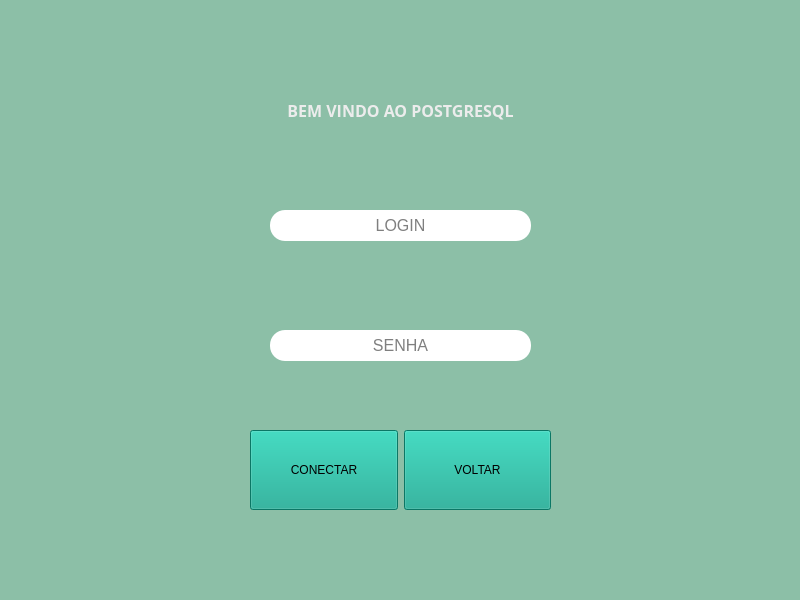
<?xml version="1.0" encoding="UTF-8"?>
<ui version="4.0">
 <class>LOGIN</class>
 <widget class="QMainWindow" name="LOGIN">
  <property name="geometry">
   <rect>
    <x>0</x>
    <y>0</y>
    <width>800</width>
    <height>600</height>
   </rect>
  </property>
  <property name="windowTitle">
   <string>MainWindow</string>
  </property>
  <property name="styleSheet">
   <string notr="true">background-color:rgb(140, 191, 167)</string>
  </property>
  <widget class="QWidget" name="centralwidget">
   <widget class="QLabel" name="label">
    <property name="geometry">
     <rect>
      <x>180</x>
      <y>200</y>
      <width>81</width>
      <height>51</height>
     </rect>
    </property>
    <property name="styleSheet">
     <string notr="true"/>
    </property>
    <property name="text">
     <string/>
    </property>
    <property name="pixmap">
     <pixmap>imagens/do-utilizador (2).png</pixmap>
    </property>
    <property name="alignment">
     <set>Qt::AlignCenter</set>
    </property>
   </widget>
   <widget class="QLineEdit" name="lineEdit">
    <property name="geometry">
     <rect>
      <x>270</x>
      <y>210</y>
      <width>261</width>
      <height>31</height>
     </rect>
    </property>
    <property name="font">
     <font>
      <pointsize>12</pointsize>
     </font>
    </property>
    <property name="styleSheet">
     <string notr="true">background-color: rgb(255, 170, 0);
border-color: qlineargradient(spread:pad, x1:0, y1:0, x2:1, y2:0, stop:0 rgba(0, 0, 0, 255), stop:1 rgba(255, 255, 255, 255));
border-color: rgb(0, 0, 0);
border-radius:15px;
background-color: rgb(255, 255, 255);
border-color: qlineargradient(spread:pad, x1:0, y1:0, x2:1, y2:0, stop:0 rgba(0, 0, 0, 255), stop:1 rgba(255, 255, 255, 255));
border-width: 2px; 
border - style:outset;
border - color:black;</string>
    </property>
    <property name="alignment">
     <set>Qt::AlignCenter</set>
    </property>
    <property name="placeholderText">
     <string>LOGIN</string>
    </property>
   </widget>
   <widget class="QLabel" name="label_2">
    <property name="geometry">
     <rect>
      <x>180</x>
      <y>320</y>
      <width>81</width>
      <height>51</height>
     </rect>
    </property>
    <property name="styleSheet">
     <string notr="true"/>
    </property>
    <property name="text">
     <string/>
    </property>
    <property name="pixmap">
     <pixmap>imagens/trancar (1).png</pixmap>
    </property>
    <property name="alignment">
     <set>Qt::AlignCenter</set>
    </property>
   </widget>
   <widget class="QLineEdit" name="lineEdit_2">
    <property name="geometry">
     <rect>
      <x>270</x>
      <y>330</y>
      <width>261</width>
      <height>31</height>
     </rect>
    </property>
    <property name="font">
     <font>
      <pointsize>12</pointsize>
     </font>
    </property>
    <property name="styleSheet">
     <string notr="true">background-color: rgb(255, 170, 0);
border-color: rgb(0, 0, 0);
border-radius:15px;
background-color: rgb(255, 170, 0);
background-color: rgb(255, 255, 255);
border-width: 2px; 
border - style:outset;
border - color:black;</string>
    </property>
    <property name="alignment">
     <set>Qt::AlignCenter</set>
    </property>
    <property name="placeholderText">
     <string>SENHA</string>
    </property>
   </widget>
   <widget class="QLabel" name="label_3">
    <property name="geometry">
     <rect>
      <x>220</x>
      <y>80</y>
      <width>361</width>
      <height>61</height>
     </rect>
    </property>
    <property name="font">
     <font>
      <family>Open Sans</family>
      <weight>75</weight>
      <bold>true</bold>
     </font>
    </property>
    <property name="text">
     <string>&lt;html&gt;&lt;head/&gt;&lt;body&gt;&lt;p&gt;&lt;span style=&quot; font-size:12pt; color:#ececec;&quot;&gt;BEM VINDO AO POSTGRESQL&lt;/span&gt;&lt;/p&gt;&lt;/body&gt;&lt;/html&gt;</string>
    </property>
    <property name="alignment">
     <set>Qt::AlignCenter</set>
    </property>
   </widget>
   <widget class="QLabel" name="label_4">
    <property name="geometry">
     <rect>
      <x>290</x>
      <y>390</y>
      <width>231</width>
      <height>21</height>
     </rect>
    </property>
    <property name="text">
     <string/>
    </property>
    <property name="alignment">
     <set>Qt::AlignCenter</set>
    </property>
   </widget>
   <widget class="QWidget" name="horizontalLayoutWidget">
    <property name="geometry">
     <rect>
      <x>250</x>
      <y>430</y>
      <width>301</width>
      <height>80</height>
     </rect>
    </property>
    <layout class="QHBoxLayout" name="horizontalLayout">
     <item>
      <widget class="QPushButton" name="pushButton">
       <property name="sizePolicy">
        <sizepolicy hsizetype="Preferred" vsizetype="Preferred">
         <horstretch>0</horstretch>
         <verstretch>0</verstretch>
        </sizepolicy>
       </property>
       <property name="styleSheet">
        <string notr="true">background-color: rgb(15, 166, 141);</string>
       </property>
       <property name="text">
        <string>CONECTAR</string>
       </property>
      </widget>
     </item>
     <item>
      <widget class="QPushButton" name="pushButton_2">
       <property name="sizePolicy">
        <sizepolicy hsizetype="Preferred" vsizetype="Preferred">
         <horstretch>0</horstretch>
         <verstretch>0</verstretch>
        </sizepolicy>
       </property>
       <property name="styleSheet">
        <string notr="true">
background-color: rgb(15, 166, 141);</string>
       </property>
       <property name="text">
        <string>VOLTAR</string>
       </property>
      </widget>
     </item>
    </layout>
   </widget>
  </widget>
  <widget class="QMenuBar" name="menubar">
   <property name="geometry">
    <rect>
     <x>0</x>
     <y>0</y>
     <width>800</width>
     <height>21</height>
    </rect>
   </property>
  </widget>
  <widget class="QStatusBar" name="statusbar"/>
 </widget>
 <resources>
  <include location="C:/Users/Paulo Honorato/Pictures/2018-07-31/a.qrc"/>
  <include location="icons.qrc"/>
 </resources>
 <connections/>
</ui>
